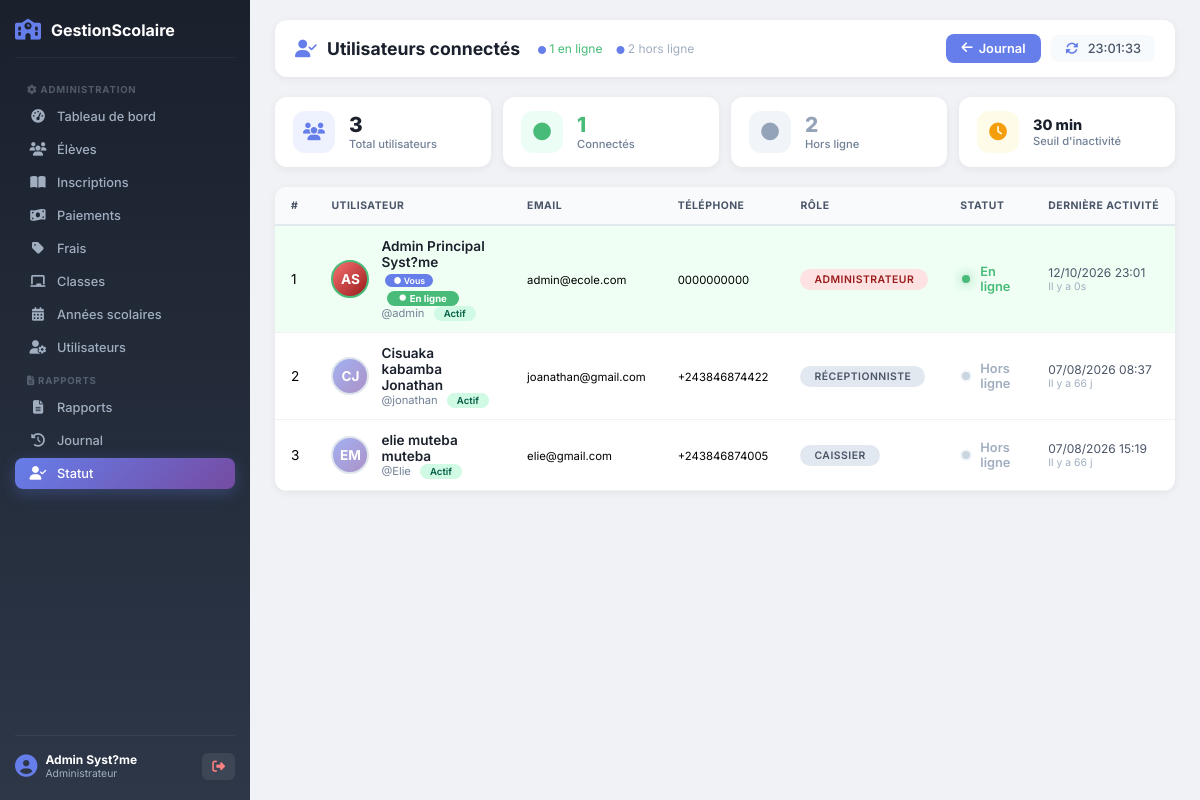
The app's page /admin/statut.php (signed in) with its own data.
### tables this page shows
CREATE TABLE `utilisateurs` (
  `idUtilisateur` int(11) NOT NULL,
  `nom` varchar(100) NOT NULL,
  `postNom` varchar(100) DEFAULT NULL,
  `prenom` varchar(100) DEFAULT NULL,
  `sexe` enum('M','F') DEFAULT NULL,
  `telephone` varchar(20) DEFAULT NULL,
  `email` varchar(100) DEFAULT NULL,
  `username` varchar(50) NOT NULL,
  `motDePasse` varchar(255) NOT NULL,
  `idRole` int(11) NOT NULL,
  `statut` enum('Actif','Inactif') DEFAULT 'Actif'
);

CREATE TABLE `roles` (
  `idRole` int(11) NOT NULL,
  `nomRole` varchar(50) NOT NULL
);

### admin/statut.php (the view, shortened to what this page needs)
<?php
$db = db();
$colonne_date = 'dateAction';
$temps_inactivite = 30;
$temps_limite = date('Y-m-d H:i:s', strtotime("-$temps_inactivite minutes"));
$sql = "
    SELECT u.idUtilisateur, u.nom, u.postNom, u.prenom, u.username, u.email,
           u.telephone, u.sexe, u.statut, u.idRole,
           r.nomRole as role,
           MAX(j.$colonne_date) as derniere_activite
    FROM utilisateurs u
    LEFT JOIN roles r ON u.idRole = r.idRole
    LEFT JOIN journal_activite j ON u.idUtilisateur = j.idUtilisateur
    GROUP BY u.idUtilisateur
    ORDER BY u.nom, u.prenom
";
$stmt = $db->query($sql);
$tous_utilisateurs = $stmt->fetchAll();
$en_ligne = 0;
$hors_ligne = 0;
$utilisateur_actuel_en_ligne = false;
foreach ($tous_utilisateurs as &$u) {
    if ($u['derniere_activite'] && $u['derniere_activite'] >= $temps_limite) {
        $u['est_en_ligne'] = true;
        $en_ligne++;
        if ($u['idUtilisateur'] == $_SESSION['user_id']) {
            $utilisateur_actuel_en_ligne = true;
        }
    } else {
        $hors_ligne++;
    }
}
if (!$utilisateur_actuel_en_ligne) {
    foreach ($tous_utilisateurs as &$u) {
        if ($u['idUtilisateur'] == $_SESSION['user_id']) {
            $en_ligne++;
            $hors_ligne--;
            break;
        }
    }
}
$total_utilisateurs = count($tous_utilisateurs);
?>
<!DOCTYPE html>
<html lang="fr">
<head>
    <link rel="stylesheet" href="https://cdnjs.cloudflare.com/ajax/libs/font-awesome/6.4.0/css/all.min.css">
</head>
<body>
    <div class="sidebar" id="sidebar">
        <div class="sidebar-logo">
            <i class="fas fa-school"></i>
            <span>GestionScolaire</span>
        </div>
        <ul class="sidebar-menu">
            <li class="menu-section"><i class="fas fa-cog"></i> Administration</li>
            <li><a href="dashboard.php"><i class="fas fa-tachometer-alt"></i> Tableau de bord</a></li>
            <li><a href="eleves/index.php"><i class="fas fa-users"></i> Élèves</a></li>
            <li><a href="inscriptions/index.php"><i class="fas fa-book-open"></i> Inscriptions</a></li>
            <li><a href="paiements/index.php"><i class="fas fa-money-bill-wave"></i> Paiements</a></li>
            <li><a href="frais/index.php"><i class="fas fa-tag"></i> Frais</a></li>
            <li><a href="classes/index.php"><i class="fas fa-chalkboard"></i> Classes</a></li>
            <li><a href="annees/index.php"><i class="fas fa-calendar-alt"></i> Années scolaires</a></li>
            <li><a href="utilisateurs/index.php"><i class="fas fa-user-cog"></i> Utilisateurs</a></li>
            <li class="menu-section"><i class="fas fa-file-alt"></i> Rapports</li>
            <li><a href="rapports/index.php"><i class="fas fa-file-alt"></i> Rapports</a></li>
            <li><a href="journal/index.php"><i class="fas fa-history"></i> Journal</a></li>
            <li><a href="statut.php" class="active"><i class="fas fa-user-check"></i> Statut</a></li>
        </ul>
        <div class="sidebar-footer">
            <div class="user-info">
                <i class="fas fa-user-circle"></i>
                <div>
                    <strong><?php echo $_SESSION['nom'] . ' ' . $_SESSION['prenom']; ?></strong>
                    <span><?php echo $_SESSION['role']; ?></span>
                </div>
            </div>
            <a href="../logout.php" class="btn-logout" title="Déconnexion">
                <i class="fas fa-sign-out-alt"></i>
            </a>
        </div>
    </div>
    <div class="main-content">
        <div class="page-header">
            <h2>
                <i class="fas fa-user-check"></i>
                Utilisateurs connectés
                <span style="font-size:0.75rem; font-weight:400; color:#48bb78; margin-left:8px;">
                    <i class="fas fa-circle" style="font-size:0.5rem;"></i>
                    <?php echo $en_ligne; ?> en ligne
                </span>
                <span style="font-size:0.75rem; font-weight:400; color:#a0aec0; margin-left:4px;">
                    <i class="fas fa-circle" style="font-size:0.5rem;"></i>
                    <?php echo $hors_ligne; ?> hors ligne
                </span>
            </h2>
            <div class="header-actions">
                <a href="journal/index.php" class="btn-retour">
                    <i class="fas fa-arrow-left"></i>
                    Journal
                </a>
                <div class="header-date">
                    <i class="fas fa-sync-alt"></i>
                    <?php echo date('H:i:s'); ?>
                </div>
            </div>
        </div>
        <div class="stats-row">
            <div class="stat-item">
                <div class="stat-icon" style="background: #eef2ff; color: #667eea;">
                    <i class="fas fa-users"></i>
                </div>
                <div class="stat-info">
                    <div class="number"><?php echo $total_utilisateurs; ?></div>
                    <div class="label">Total utilisateurs</div>
                </div>
            </div>
            <div class="stat-item">
                <div class="stat-icon" style="background: #ecfdf5; color: #48bb78;">
                    <i class="fas fa-circle"></i>
                </div>
                <div class="stat-info">
                    <div class="number" style="color: #48bb78;"><?php echo $en_ligne; ?></div>
                    <div class="label">Connectés</div>
                </div>
            </div>
            <div class="stat-item">
                <div class="stat-icon" style="background: #f1f5f9; color: #94a3b8;">
                    <i class="fas fa-circle"></i>
                </div>
                <div class="stat-info">
                    <div class="number" style="color: #94a3b8;"><?php echo $hors_ligne; ?></div>
                    <div class="label">Hors ligne</div>
                </div>
            </div>
            <div class="stat-item">
                <div class="stat-icon" style="background: #fefce8; color: #f59e0b;">
                    <i class="fas fa-clock"></i>
                </div>
                <div class="stat-info">
                    <div class="number" style="font-size:0.9rem;"><?php echo $temps_inactivite; ?> min</div>
                    <div class="label">Seuil d'inactivité</div>
                </div>
            </div>
        </div>
        <div class="table-container">
            <div class="table-responsive">
                <table class="table">
                    <thead>
                        <tr>
                            <th style="width:40px;">#</th>
                            <th>Utilisateur</th>
                            <th>Email</th>
                            <th>Téléphone</th>
                            <th>Rôle</th>
                            <th>Statut</th>
                            <th>Dernière activité</th>
                        </tr>
                    </thead>
                    <tbody>
                        <?php if (empty($tous_utilisateurs)): ?>
                            <tr>
                                <td colspan="7">
                                    <div class="empty-state">
                                        <i class="fas fa-users"></i>
                                        <p>Aucun utilisateur trouvé</p>
                                    </div>
                                </td>
                            </tr>
                        <?php else: ?>
                            <?php foreach ($tous_utilisateurs as $index => $u):
                                $est_en_ligne = $u['est_en_ligne'] ?? false;
                                $statut_label = $est_en_ligne ? 'En ligne' : 'Hors ligne';
                                $statut_class = $est_en_ligne ? 'online' : 'offline';
                                $row_class = $est_en_ligne ? 'online-row' : '';
                                $est_utilisateur_actuel = ($u['idUtilisateur'] == $_SESSION['user_id']);
                                $role_display = $u['role'] ?? 'Utilisateur';
                                $role_class = 'default';
                                if (stripos($role_display, 'admin') !== false) $role_class = 'admin';
                                elseif (stripos($role_display, 'enseignant') !== false) $role_class = 'enseignant';
                                elseif (stripos($role_display, 'élève') !== false || stripos($role_display, 'eleve') !== false) $role_class = 'eleve';
                                elseif (stripos($role_display, 'user') !== false) $role_class = 'user';
                                $prenom = $u['prenom'] ?? '';
                                $postNom = $u['postNom'] ?? '';
                                $nom_complet = trim($u['nom'] . ' ' . $postNom . ' ' . $prenom);
                                $initials = strtoupper(substr($u['nom'], 0, 1) . substr($prenom ?: $u['nom'], 0, 1));
                            ?>
                                <tr class="<?php echo $row_class; ?>">
                                    <td><?php echo $index + 1; ?></td>
                                    <td>
                                        <div class="user-card">
                                            <div class="user-avatar <?php echo $role_class . ' ' . $statut_class; ?>">
                                                <?php echo $initials; ?>
                                            </div>
                                            <div class="user-info">
                                                <div class="name">
                                                    <?php echo htmlspecialchars($nom_complet); ?>
                                                    <?php if ($est_utilisateur_actuel): ?>
                                                        <span class="you-badge">● Vous</span>
                                                    <?php endif; ?>
                                                    <?php if ($est_en_ligne): ?>
                                                        <span class="online-badge">
                                                            <i class="fas fa-circle"></i> En ligne
                                                        </span>
                                                    <?php endif; ?>
                                                </div>
                                                <div class="username">
                                                    @<?php echo htmlspecialchars($u['username']); ?>
                                                    <span class="status-label <?php echo ($u['statut'] === 'Actif') ? 'actif' : 'inactif'; ?>">
                                                        <?php echo $u['statut'] ?? 'Inactif'; ?>
                                                    </span>
                                                </div>
                                            </div>
                                        </div>
                                    </td>
                                    <td>
                                        <small><?php echo htmlspecialchars($u['email'] ?? '-'); ?></small>
                                    </td>
                                    <td>
                                        <small><?php echo htmlspecialchars($u['telephone'] ?? '-'); ?></small>
                                    </td>
                                    <td>
                                        <span class="badge-role <?php echo $role_class; ?>">
                                            <?php echo htmlspecialchars($role_display); ?>
                                        </span>
                                    </td>
                                    <td>
                                        <span class="status-text <?php echo $statut_class; ?>">
                                            <span class="status-dot <?php echo $statut_class; ?>"></span>
                                            <?php echo $statut_label; ?>
                                        </span>
                                    </td>
                                    <td>
                                        <div class="last-activity">
                                            <?php if ($u['derniere_activite'] && $u['derniere_activite'] != '-'): ?>
                                                <div><?php echo date('d/m/Y H:i', strtotime($u['derniere_activite'])); ?></div>
                                                <div class="time-ago">
                                                    <?php
                                                        $diff = time() - strtotime($u['derniere_activite']);
                                                        if ($diff < 60) {
                                                            echo 'Il y a ' . $diff . 's';
                                                        } elseif ($diff < 3600) {
                                                            echo 'Il y a ' . floor($diff/60) . ' min';
                                                        } elseif ($diff < 86400) {
                                                            echo 'Il y a ' . floor($diff/3600) . ' h';
                                                        } else {
                                                            echo 'Il y a ' . floor($diff/86400) . ' j';
                                                        }
                                                    ?>
                                                </div>
                                            <?php else: ?>
                                                <span style="color:#a0aec0;">Aucune activité</span>
                                            <?php endif; ?>
                                        </div>
                                    </td>
                                </tr>
                            <?php endforeach; ?>
                        <?php endif; ?>
                    </tbody>
                </table>
            </div>
        </div>
    </div>
</body>
</html>

### records on screen
utilisateurs: initials "AS", nom_complet "Admin Principal Syst?me", shows "● Vous", shows "En ligne", username "admin", statut "Actif", email "admin@ecole.com", telephone "0000000000", idRole.nomRole "ADMINISTRATEUR", statut_label "En ligne", derniere_activite "12/10/2026 23:01"
utilisateurs: initials "CJ", nom_complet "Cisuaka kabamba Jonathan", username "jonathan", statut "Actif", email "joanathan@gmail.com", telephone "+243846874422", idRole.nomRole "RÉCEPTIONNISTE", statut_label "Hors ligne", derniere_activite "07/08/2026 08:37"
utilisateurs: initials "EM", nom_complet "elie muteba muteba", username "Elie", statut "Actif", email "elie@gmail.com", telephone "+243846874005", idRole.nomRole "CAISSIER", statut_label "Hors ligne", derniere_activite "07/08/2026 15:19"

### other values on screen
$_SESSION['nom'] "Admin"
$_SESSION['prenom'] "Syst?me"
$_SESSION['role'] "Administrateur"
$en_ligne "1"
$hors_ligne "2"
$total_utilisateurs "3"
$temps_inactivite "30"
